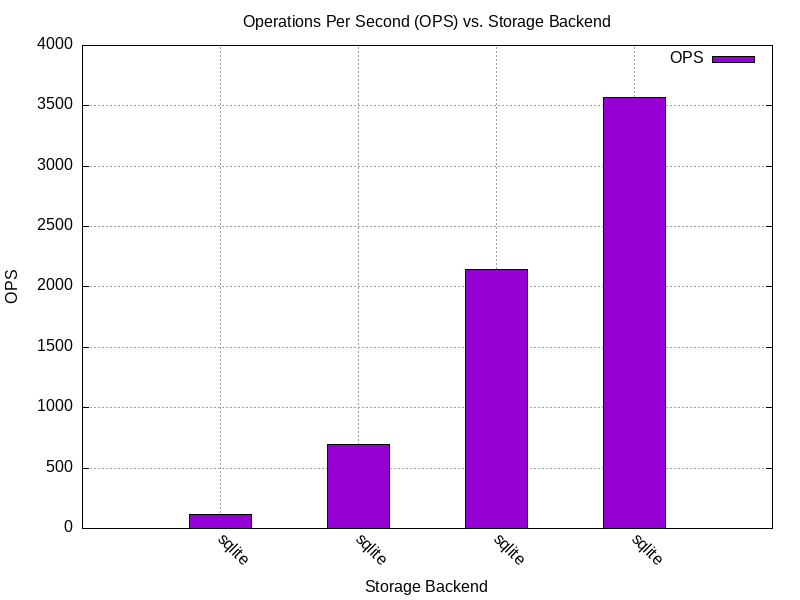

The gnuplot source for this figure:
set terminal png size 800,600
set output "benchmark_results/sqlite/charts/ops_vs_storage.png"
set title "Operations Per Second (OPS) vs. Storage Backend"
set xlabel "Storage Backend"
set ylabel "OPS"
set grid
set key top right
set style data histogram
set style histogram cluster gap 1
set style fill solid border -1
set boxwidth 0.9
set xtic rotate by -45 scale 0
set datafile separator ","
# Skip header line
plot "benchmark_results/sqlite/benchmark_results.csv" using 3:xtic(5) every ::1 title "OPS"
